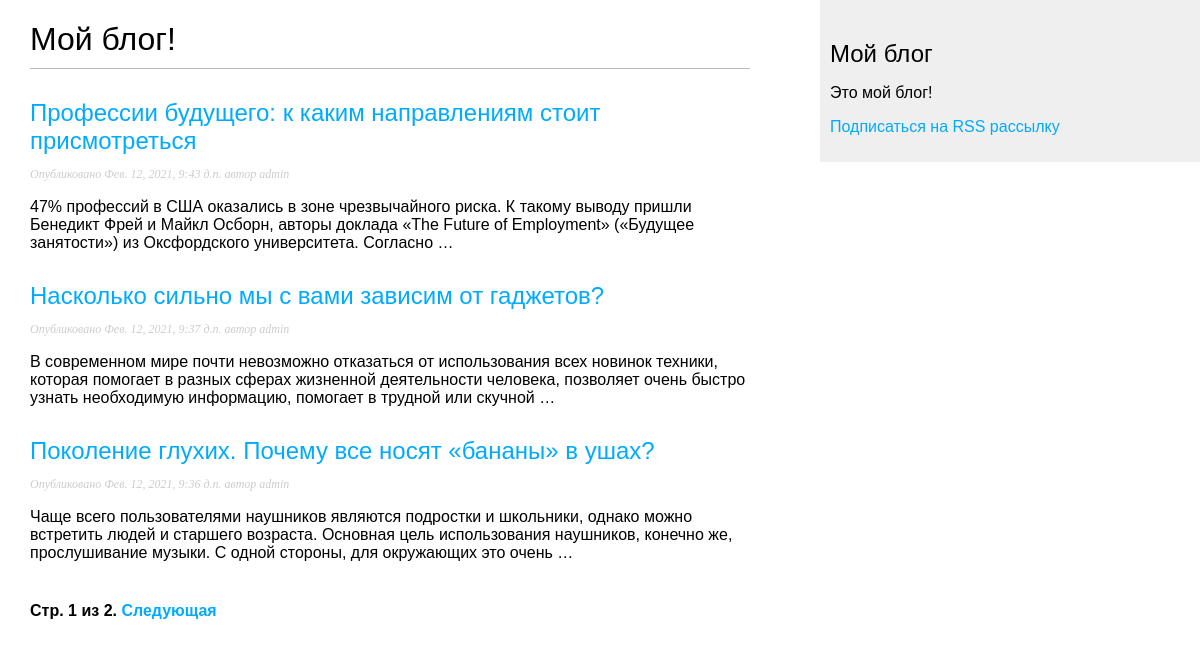
Screenshot of /blog/ with the database file from the repository.
### blog/models.py (models this page shows, shortened)
class Post(models.Model):
    STATUS_CHOICES = (
        ('draft', 'Draft'),
        ('published', 'Published'),
    )
    title = models.CharField(max_length=250)
    slug = models.SlugField(max_length=250,
                            unique_for_date='publish')
    author = models.ForeignKey(User,
                               on_delete=models.CASCADE,
                               related_name='blog_posts')
    body = models.TextField()
    publish = models.DateTimeField(default=timezone.now)
    created = models.DateTimeField(auto_now_add=True)
    updated = models.DateTimeField(auto_now=True)
    status = models.CharField(max_length=10,
                              choices=STATUS_CHOICES,
                              default='draft')
    class Meta:
        ordering = ('-publish',)
    def get_absolute_url(self):
        return reverse('blog:post_detail',
                       args=[self.publish.year,
                             self.publish.month,
                             self.publish.day,
                             self.slug])

### blog/views.py (the view)
# urls.py: path('', views.PostListView.as_view(), name='post_list'),
class PostListView(ListView):
    queryset = Post.objects.all()
    context_object_name = 'posts'
    paginate_by = 3
    template_name = 'blog/post/list.html'

### blog/templates/blog/post/list.html (shortened to what this page needs)
{% extends "blog/base.html" %}
{% block content %}
    <h1>Мой блог!</h1>
        {% for post in posts %}
        <h2>
            <a href="{{ post.get_absolute_url }}">{{ post.title }}</a>
        </h2>
        <p class="date">Опубликовано {{ post.publish }} автор {{ post.author }}</p>
        {{ post.body|truncatewords:30|linebreaks }}
{% endfor %}
{% include "pagination.html" with page=page_obj %}
{% endblock %}

### blog/static/css/blog.css (style rules this page uses)
body { margin:0; padding:0; font-family:helvetica, sans-serif; }
a { color:#00abff; text-decoration:none; }
h1 { font-weight:normal; border-bottom:1px solid #bbb; padding:0 0 10px 0; }
h2 { font-weight:normal; margin:30px 0 0; }
p.date { color:#ccc; font-family: georgia, serif; font-size: 12px; font-style: italic; }

### rows the page displays
Post: title "Профессии будущего: к каким направлениям стоит присмотреться", publish "Фев. 12, 2021, 9:43 д.п.", author "admin", body "47% профессий в США оказались в зоне чрезвычайного риска. К такому выводу пришли Бенедикт Фрей и Майкл Осборн, авторы доклада «The Future of Employment» («Будущее занятости») из Оксфордского университета. Согласно …"
Post: title "Насколько сильно мы с вами зависим от гаджетов?", publish "Фев. 12, 2021, 9:37 д.п.", author "admin", body "В современном мире почти невозможно отказаться от использования всех новинок техники, которая помогает в разных сферах жизненной деятельности человека, позволяет очень быстро узнать необходимую информацию, помогает в трудной или скучной …"
Post: title "Поколение глухих. Почему все носят «бананы» в ушах?", publish "Фев. 12, 2021, 9:36 д.п.", author "admin", body "Чаще всего пользователями наушников являются подростки и школьники, однако можно встретить людей и старшего возраста. Основная цель использования наушников, конечно же, прослушивание музыки. С одной стороны, для окружающих это очень …"

### other values shown
{{ page.number }} "1"
{{ page.paginator.num_pages }} "2"
